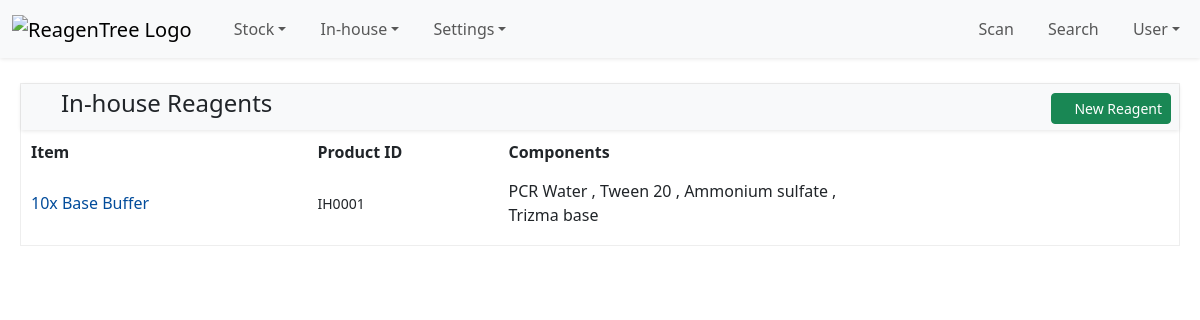
/inhouse/ (signed in), run on the app's committed database.
### item/models/inhouse.py (models this page shows, shortened)
class InhouseReagent(TimeStampUserMixin, models.Model):
    name = models.CharField(max_length=255)
    description = models.TextField(blank=True, null=True)
    product_id = models.CharField(max_length=100)
    lot_number = models.CharField(max_length=50)
    components = models.ManyToManyField("item.Stock", through="item.ReagentComponent", related_name="inhouse_reagents")
    class Meta:
        unique_together = ["product_id", "lot_number"]

### item/models/stock.py (models this page shows, shortened)
class Stock(TimeStampUserMixin, models.Model):
    CONDITION_CHOICES = [(0, "Unknown"), (1, "Good"), (2, "Unacceptable"), (3, "Requires Attention")]
    item = models.ForeignKey("item.Item", on_delete=models.CASCADE, related_name="stocks", null=True, blank=True)
    inhouse_reagent = models.ForeignKey(
        "item.InhouseReagent", on_delete=models.CASCADE, related_name="stocks", null=True, blank=True
    )
    delivery_date = models.DateField(blank=True, null=True)
    condition = models.PositiveSmallIntegerField(choices=CONDITION_CHOICES, default=0)
    lot_number = models.CharField(max_length=50)
    expiry_date = models.DateField()
    comments = models.TextField(blank=True, null=True)
    class Meta:
        verbose_name = "Stock"
        verbose_name_plural = "Stocks"
        ordering = ["-delivery_date", "item", "inhouse_reagent", "lot_number"]

### item/models/item.py (models this page shows, shortened)
class Item(TimeStampUserMixin, models.Model):
    name = models.CharField(max_length=255)
    description = models.TextField(blank=True, null=True)
    cas_number = models.CharField(max_length=20, blank=True, null=True)
    product_id = models.CharField(max_length=100)
    category = models.ForeignKey(
        "category.Category", on_delete=models.SET_NULL, null=True, blank=True, related_name="items"
    )
    quantity = models.DecimalField(max_digits=10, decimal_places=1, null=True, blank=True)
    quantity_unit = models.ForeignKey("item.Unit", on_delete=models.SET_NULL, null=True)
    manufacturer = models.ForeignKey(
        "company.Company", related_name="manufactured_items", on_delete=models.SET_NULL, null=True, blank=True
    )
    supplier = models.ForeignKey(
        "company.Company", related_name="supplied_items", on_delete=models.SET_NULL, null=True, blank=True
    )
    class Meta:
        ordering = ["name"]
        unique_together = ["name", "product_id"]

### item/views/inhouse.py (the view)
class InhouseReagentListView(LoginRequiredMixin, ListView):
    model = InhouseReagent
    template_name = "inhouse/inhouse_list.html"
    context_object_name = "inhouse_reagents"

### item/templates/inhouse/inhouse_list.html (shortened to what this page needs)
{% extends "object_list_base.html" %}
{% block panel_title %}
  <i class="bi bi-bounding-box inhouse-text-color"></i> In-house Reagents
{% endblock panel_title %}
{% block panel_actions %}
  <a href="{% url 'inhouse_create' %}" class="btn btn-sm btn-success"><i class="bi bi-plus-circle"></i> New Reagent</a>
{% endblock panel_actions %}
{% block panel_content %}
  <div class="row d-none d-lg-flex g-2 mb-2 fw-bold">
    <div class="col-md-3">Item</div>
    <div class="col-md-2">Product ID</div>
    <div class="col-md-4">Components</div>
    <div class="col-auto d-none d-lg-block">{% include "partials/tooltray_toggle_icon.html" %}</div>
  </div>
  {% for reagent in inhouse_reagents %}
    <div class="row g-2 mb-2 align-items-center">
      <div class="col-12 col-md-3 mb-2 mb-md-0">
        <a href="{% url 'inhouse_detail' reagent.pk %}">{{ reagent.name }}</a>
      </div>
      <div class="col-6 col-md-2 mb-2 mb-md-0 small">{{ reagent.product_id }}</div>
      <div class="col-6 col-md-4 mb-2 mb-md-0">
        {% for comp in reagent.components.all %}
          {{ comp.item.name }}
          {% if not forloop.last %},{% endif %}
        {% endfor %}
      </div>
    </div>
  {% endfor %}
{% endblock panel_content %}

### static/css/reagentree-1.0.css (style rules this page uses)
:root { --rt-light-shadow: 0 1px 4px rgba(0, 0, 0, 0.1); --rt-category: #ffc400; --rt-company: #0078d4; --rt-delivery: #4830d1; --rt-validation: #1ba756; --rt-location: #66dcc5; --rt-setting: #2a4a5a; --rt-search: #17a2b8; --rt-user: #4e4083; --rt-fushsia: #915c83; --rt-green20: #498205; --rt-item: #503191; --rt-stock: #ff9000; --rt-inhouse: #dd5030; --rt-inhousestock: #008080; }
a { text-decoration: none; color: #024c9b; }
.inhouse-text-color { color: var(--rt-inhouse); }

### data on the page
InhouseReagent: name "10x Base Buffer", product_id "IH0001"
Stock: item.name "PCR Water"
Stock: item.name "Tween 20"
Stock: item.name "Ammonium sulfate"
Stock: item.name "Trizma base"
